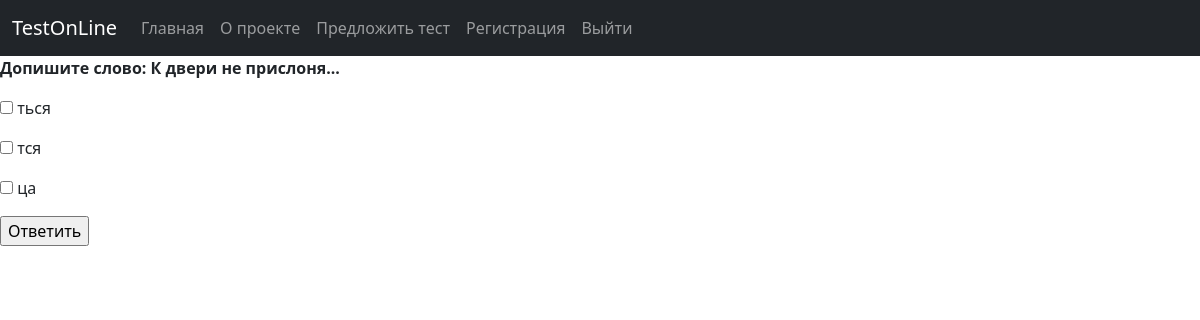
Page /passing?quiz_pk=4 (signed in) on the committed database.
### quiz/models.py (models this page shows, shortened)
class Question(models.Model):
    quiz = models.ForeignKey(Quiz, on_delete=models.CASCADE, related_name='question', verbose_name='Название теста')
    text = models.TextField(default='', verbose_name='Вопрос')
    class Meta:
        verbose_name = 'Вопрос'
        verbose_name_plural = 'Вопросы'

class Answer(models.Model):
    STATUS = [
        ('right', 'Правильный'),
        ('wrong', 'Неправильный'),
    ]
    question = models.ForeignKey(Question, on_delete=models.CASCADE, related_name='answer', verbose_name='Вопрос')
    text = models.TextField(default='', verbose_name='Ответ')
    status = models.CharField(max_length=12, choices=STATUS, verbose_name='Правильный/Неправильный')
    class Meta:
        verbose_name = 'Ответ'
        verbose_name_plural = 'Ответы'

### quiz/views.py (the view, shortened to what this page needs)
# urls.py: path('passing', QuizPassingView.as_view(), name='passing'),
class QuizPassingView(LoginRequiredMixin, View):
    redirect_field_name = 'index'
    def get(self, request):
        quiz_pk = request.GET.get('quiz_pk')
        questions_queryset = Question.objects.filter(quiz_id=quiz_pk)  # вопросы для текущего теста
        if self.is_questions_for_quiz(questions_queryset):
            context = self.add_pagination(request, questions_queryset)
            questions_id = self.get_questions_id(questions_queryset)
            answers = self.get_answers_from_db(questions_id)
            answers_index_for_current_question = 0 if context['page'] is None else (int(context['page']) - 1)
            answers = answers[answers_index_for_current_question]
            context.update(quiz_pk=quiz_pk, answers=answers)
            context['menu'] = MENU
            return render(request, 'quiz/passing.html', context)
        return render(request, 'quiz/passing.html')
    def is_questions_for_quiz(self, questions_queryset):
        if len(questions_queryset):
            return True
        return False
    def get_questions_id(self, questions) -> tuple:
        questions_id = [question.id for question in questions]
        return tuple(questions_id)
    def get_answers_from_db(self, questions_id: tuple) -> tuple:
        answers = list()
        for question_id in questions_id:
            answers_queryset = Answer.objects.filter(question=question_id)  # все ответы на конкретный вопрос теста
            answers.append(tuple([answer for answer in answers_queryset]))
        return tuple(answers)
    def add_pagination(self, request, questions_queryset, page_number=None) -> dict:
        paginator = Paginator(questions_queryset, 1)
        if request.method == 'GET':
            page = request.GET.get('page')
        else:
            page = page_number
        try:
            questions = paginator.page(page)
        except PageNotAnInteger:
            questions = paginator.page(1)
        except EmptyPage:
            questions = paginator.page(paginator.num_pages)
        return {'page': page, 'questions': questions}

### quiz/templates/quiz/passing.html (shortened to what this page needs)
{% extends 'quiz/general.html' %}
{% block content %}
  {% if message %}
    <p>{{ message }}</p>
    {% include 'quiz/pagination.html' with page=questions %}
  {% elif questions %}
     <form method="post">
       {% for question in questions %}
       <p><b>{{ question.text }}</b></p>
         {% for answer in answers %}
         <p><input type="checkbox" name='input' value="{{page}},{{quiz_pk}},{{question.id}},{{answer.id}}">
             {{answer.text}}</p>
         {% endfor %}
      <p><input type="submit" value="Ответить"></p>
    {% endfor %}
     </form>
  {% else %}
    <p>Для данного теста пока нет вопросов.</p>
  {% endif %}
{% endblock %}

### rows in the picture
Question: text "Допишите слово: К двери не прислоня..."
Answer: text "ться"
Answer: text "тся"
Answer: text "ца"

### other values in the picture
{{ el.title }} "Главная" "О проекте" "Предложить тест"
